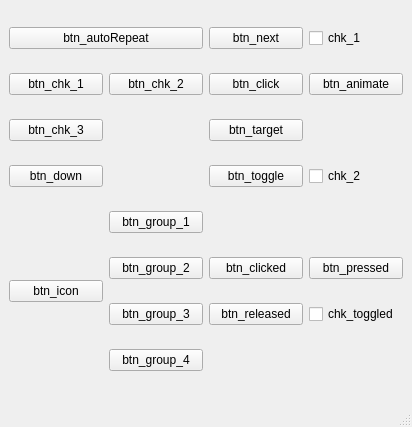
<?xml version="1.0" encoding="UTF-8"?>
<ui version="4.0">
 <class>MainWindow</class>
 <widget class="QMainWindow" name="MainWindow">
  <property name="geometry">
   <rect>
    <x>0</x>
    <y>0</y>
    <width>412</width>
    <height>427</height>
   </rect>
  </property>
  <property name="windowTitle">
   <string>MainWindow</string>
  </property>
  <widget class="QWidget" name="centralwidget">
   <layout class="QGridLayout" name="gridLayout">
    <item row="0" column="0" colspan="2">
     <widget class="QPushButton" name="btn_autoRepeat">
      <property name="text">
       <string>btn_autoRepeat</string>
      </property>
     </widget>
    </item>
    <item row="0" column="2">
     <widget class="QPushButton" name="btn_next">
      <property name="text">
       <string>btn_next</string>
      </property>
     </widget>
    </item>
    <item row="0" column="3">
     <widget class="QCheckBox" name="chk_1">
      <property name="text">
       <string>chk_1</string>
      </property>
     </widget>
    </item>
    <item row="1" column="0">
     <widget class="QPushButton" name="btn_chk_1">
      <property name="text">
       <string>btn_chk_1</string>
      </property>
     </widget>
    </item>
    <item row="1" column="1">
     <widget class="QPushButton" name="btn_chk_2">
      <property name="text">
       <string>btn_chk_2</string>
      </property>
     </widget>
    </item>
    <item row="1" column="2">
     <widget class="QPushButton" name="btn_click">
      <property name="text">
       <string>btn_click</string>
      </property>
     </widget>
    </item>
    <item row="1" column="3">
     <widget class="QPushButton" name="btn_animate">
      <property name="text">
       <string>btn_animate</string>
      </property>
     </widget>
    </item>
    <item row="2" column="0">
     <widget class="QPushButton" name="btn_chk_3">
      <property name="text">
       <string>btn_chk_3</string>
      </property>
     </widget>
    </item>
    <item row="2" column="2">
     <widget class="QPushButton" name="btn_target">
      <property name="text">
       <string>btn_target</string>
      </property>
     </widget>
    </item>
    <item row="3" column="0">
     <widget class="QPushButton" name="btn_down">
      <property name="text">
       <string>btn_down</string>
      </property>
     </widget>
    </item>
    <item row="3" column="2">
     <widget class="QPushButton" name="btn_toggle">
      <property name="text">
       <string>btn_toggle</string>
      </property>
     </widget>
    </item>
    <item row="3" column="3">
     <widget class="QCheckBox" name="chk_2">
      <property name="text">
       <string>chk_2</string>
      </property>
     </widget>
    </item>
    <item row="4" column="1">
     <widget class="QPushButton" name="btn_group_1">
      <property name="text">
       <string>btn_group_1</string>
      </property>
     </widget>
    </item>
    <item row="5" column="2">
     <widget class="QPushButton" name="btn_clicked">
      <property name="text">
       <string>btn_clicked</string>
      </property>
     </widget>
    </item>
    <item row="5" column="3">
     <widget class="QPushButton" name="btn_pressed">
      <property name="text">
       <string>btn_pressed</string>
      </property>
     </widget>
    </item>
    <item row="6" column="2">
     <widget class="QPushButton" name="btn_released">
      <property name="text">
       <string>btn_released</string>
      </property>
     </widget>
    </item>
    <item row="6" column="3">
     <widget class="QCheckBox" name="chk_toggled">
      <property name="text">
       <string>chk_toggled</string>
      </property>
     </widget>
    </item>
    <item row="7" column="1">
     <widget class="QPushButton" name="btn_group_4">
      <property name="text">
       <string>btn_group_4</string>
      </property>
     </widget>
    </item>
    <item row="5" column="1">
     <widget class="QPushButton" name="btn_group_2">
      <property name="text">
       <string>btn_group_2</string>
      </property>
     </widget>
    </item>
    <item row="6" column="1">
     <widget class="QPushButton" name="btn_group_3">
      <property name="text">
       <string>btn_group_3</string>
      </property>
     </widget>
    </item>
    <item row="4" column="0" rowspan="4">
     <widget class="QPushButton" name="btn_icon">
      <property name="text">
       <string>btn_icon</string>
      </property>
     </widget>
    </item>
   </layout>
  </widget>
  <widget class="QMenuBar" name="menubar">
   <property name="geometry">
    <rect>
     <x>0</x>
     <y>0</y>
     <width>412</width>
     <height>21</height>
    </rect>
   </property>
  </widget>
  <widget class="QStatusBar" name="statusbar"/>
 </widget>
 <resources/>
 <connections/>
</ui>
